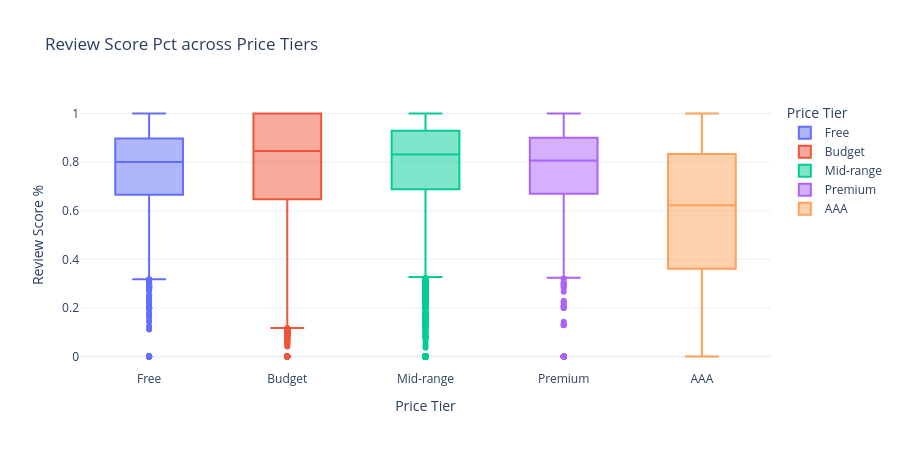

The notebook cell saved with this chart:
### Markdown cell above
In this section, we analyze whether review scores drive ownership or if marketing metrics (`recommendations`, `peak_ccu`) matter more, examine `price_tier` sentiment, and find the price sweet spot for `value_score`.

### Questions Explored:
1. **Does review_score_pct predict ownership, or do recommendations / peak_ccu matter more?**
2. **Which price_tier has the best average review score?**
3. **What is the price range where value_score peaks?**

### Code cell
# 3.1 Quality vs Marketing Reach Correlation Matrix
corr_vars = ['highest_estimate_owner', 'review_score_pct', 'recommendations', 'peak_ccu', 'price']
corr_mat = df_main[corr_vars].dropna().corr()

plt.figure(figsize=(8, 5))
sns.heatmap(corr_mat, annot=True, fmt='.3f', cmap='Blues', linewidths=0.5)
plt.title('Correlation: Review Score vs Marketing Metrics (Recommendations & Peak CCU)', fontweight='bold', pad=15)
plt.tight_layout()
plt.show()

# 3.2 Price Tier vs Review Score Pct
tier_order = ['Free', 'Budget', 'Mid-range', 'Premium', 'AAA']
df_tier = df_main[df_main['price_tier'].isin(tier_order)].copy()

fig_tier = px.box(
    df_tier.dropna(subset=['review_score_pct']),
    x='price_tier',
    y='review_score_pct',
    color='price_tier',
    title="Review Score Pct across Price Tiers",
    labels={'price_tier': 'Price Tier', 'review_score_pct': 'Review Score %'},
    category_orders={'price_tier': tier_order}
)
fig_tier.update_layout(template='plotly_white', height=450)
fig_tier.write_html('price_tier_vs_quality_box.html')
fig_tier.show()

tier_means = df_tier.groupby('price_tier')['review_score_pct'].mean() * 100

# 3.3 Value Score Sweet Spot across Price Ranges
df_main['price_group'] = pd.cut(df_main['price'], bins=[-0.01, 0, 5, 10, 15, 20, 30, 50, 100], labels=['$0', '$0.01-$5', '$5-$10', '$10-$15', '$15-$20', '$20-$30', '$30-$50', '$50+'])

sweet_spot = df_main.groupby('price_group', observed=False)['value_score'].mean()

plt.figure(figsize=(10, 4))
plt.plot(sweet_spot.index.astype(str), sweet_spot.values, marker='s', linewidth=2.5, color='#d95f02')
plt.title('Locating the Price "Sweet Spot": Average Value Score by Price Group', fontweight='bold', pad=15)
plt.xlabel('Price Range ($ USD)')
plt.ylabel('Average Value Score')
plt.grid(True, linestyle='--', alpha=0.6)
plt.tight_layout()
plt.show()

print(f"Summary Insights for Section 3:")
print(f"* Marketing vs Review Score: Ownership correlation with review_score_pct is r = {corr_mat.loc['highest_estimate_owner', 'review_score_pct']:.3f} (very weak!). Recommendations (r = {corr_mat.loc['highest_estimate_owner', 'recommendations']:.3f}) and Peak CCU (r = {corr_mat.loc['highest_estimate_owner', 'peak_ccu']:.3f}) correlate MUCH stronger with ownership!")
print(f"* Price Tier Review Scores: Mid-range ({tier_means.loc['Mid-range']:.1f}%) and Budget ({tier_means.loc['Budget']:.1f}%) have high scores. AAA games have the lowest average score ({tier_means.loc['AAA']:.1f}%) because expectations are much higher for expensive games!")
print(f"* Value Score Sweet Spot: Peaks in the $0.01 - $5.00 price range, offering high quality approval at a budget-friendly price point.")

### Figure 1 — Plotly figure (JSON) as saved in the notebook; plotly's stock layout.template omitted (floating-point values rounded to 4 significant figures; data arrays with more than 128 entries replaced by an {"elided": "..."} marker saying what was removed)
{"data": [{"alignmentgroup": "True", "hovertemplate": "Price Tier=%{x}<br>Review Score %=%{y}<extra></extra>", "legendgroup": "Free", "marker": {"color": "#636efa"}, "name": "Free", "notched": false, "offsetgroup": "Free", "orientation": "v", "showlegend": true, "type": "box", "x": {"elided": "6978 str values"}, "x0": " ", "xaxis": "x", "y": {"elided": "6978 float values"}, "y0": " ", "yaxis": "y"}, {"alignmentgroup": "True", "hovertemplate": "Price Tier=%{x}<br>Review Score %=%{y}<extra></extra>", "legendgroup": "Budget", "marker": {"color": "#EF553B"}, "name": "Budget", "notched": false, "offsetgroup": "Budget", "orientation": "v", "showlegend": true, "type": "box", "x": {"elided": "46957 str values"}, "x0": " ", "xaxis": "x", "y": {"elided": "46957 float values"}, "y0": " ", "yaxis": "y"}, {"alignmentgroup": "True", "hovertemplate": "Price Tier=%{x}<br>Review Score %=%{y}<extra></extra>", "legendgroup": "Mid-range", "marker": {"color": "#00cc96"}, "name": "Mid-range", "notched": false, "offsetgroup": "Mid-range", "orientation": "v", "showlegend": true, "type": "box", "x": {"elided": "13941 str values"}, "x0": " ", "xaxis": "x", "y": {"elided": "13941 float values"}, "y0": " ", "yaxis": "y"}, {"alignmentgroup": "True", "hovertemplate": "Price Tier=%{x}<br>Review Score %=%{y}<extra></extra>", "legendgroup": "Premium", "marker": {"color": "#ab63fa"}, "name": "Premium", "notched": false, "offsetgroup": "Premium", "orientation": "v", "showlegend": true, "type": "box", "x": {"elided": "1421 str values"}, "x0": " ", "xaxis": "x", "y": {"elided": "1421 float values"}, "y0": " ", "yaxis": "y"}, {"alignmentgroup": "True", "hovertemplate": "Price Tier=%{x}<br>Review Score %=%{y}<extra></extra>", "legendgroup": "AAA", "marker": {"color": "#FFA15A"}, "name": "AAA", "notched": false, "offsetgroup": "AAA", "orientation": "v", "showlegend": true, "type": "box", "x": {"elided": "211 str values"}, "x0": " ", "xaxis": "x", "y": {"elided": "211 float values"}, "y0": " ", "yaxis": "y"}], "layout": {"boxmode": "overlay", "height": 450, "legend": {"title": {"text": "Price Tier"}, "tracegroupgap": 0}, "title": {"text": "Review Score Pct across Price Tiers"}, "xaxis": {"anchor": "y", "categoryarray": ["Free", "Budget", "Mid-range", "Premium", "AAA"], "categoryorder": "array", "domain": [0, 1], "title": {"text": "Price Tier"}}, "yaxis": {"anchor": "x", "domain": [0, 1], "title": {"text": "Review Score %"}}}}
